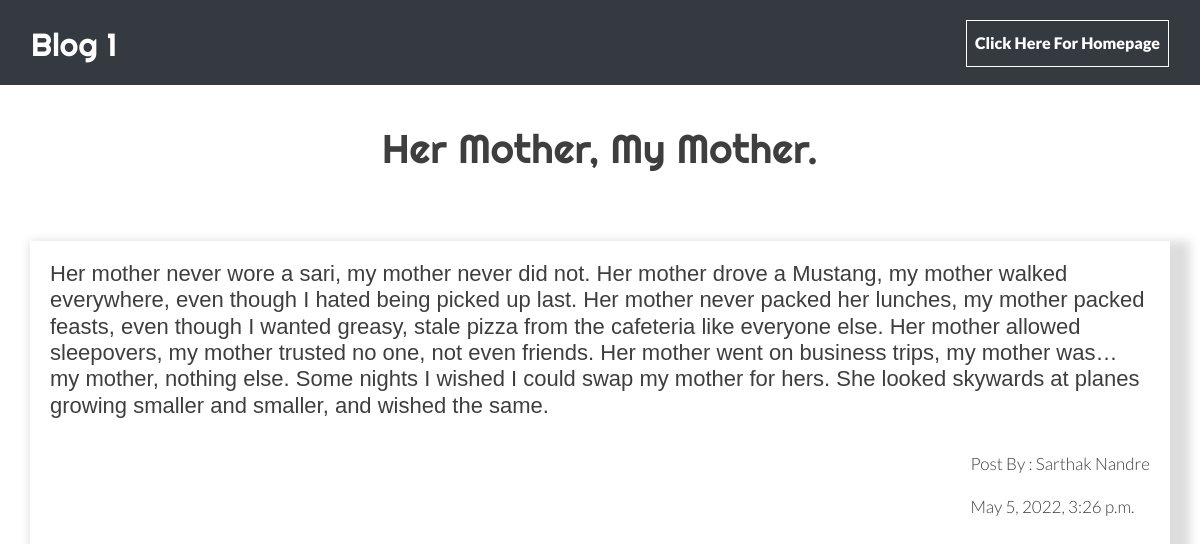
/posts/1, run on the app's committed database.
### posts/models.py (models this page shows)
class Posts(models.Model):
    title = models.CharField(max_length=100)
    content = models.CharField(max_length=1000)
    dt = models.DateTimeField(default=datetime.now, blank=True)

### posts/views.py (the view)
# urls.py: path('posts/<str:pk>', views.post, name='posts'),
def post(request, pk):
    posts = Posts.objects.get(id=pk)
    return render(request, 'posts.html', {'posts': posts})

### template/posts.html (shortened to what this page needs)
{% load static %}
<!DOCTYPE html>
   <head>
      <link rel="stylesheet" href="{% static 'css/bootstrap.min.css' %}">
      <link rel="stylesheet" href="{% static 'css/style.css' %}">
   </head>
   <body class="main-layout">
      <div class="navx">
         <nav class="navbar navbar-expand-lg navbar-dark  bg-dark">
            <div class="container-fluid">
            <h2>Blog {{posts.id}}</h2>
               <ul class="navbar-nav me-auto mb-2 mb-lg-0">
                  <li class="nav-li">
                     <a class="nav-link active" href="/">Click Here For Homepage</a>
                  </li>
               </ul>
            </div>
         </nav>
      </div>
      <div class="blog_main">
         <div class="container">
            <div class="row">
               <div class="col-md-12">
                  <div class="titlepage padd">
                     <h1>{{posts.title}}</h1>
                  </div>
               </div>
            </div>
            <div class="row">
                  <div class="our_text_box three_box">
                     <div class="post_box d_flex padding_top3">
                        <h5>{{posts.content}}</h5>
                        <br><br><br><br><hr>
                        <div class="post_box padding_bottom1">
                           <p class="flot_left1">Post By : Sarthak Nandre</p>
                           <p class="flot_left1">{{posts.dt}}</p>
                        </div>
                     </div>
                  </div>
            </div>
         </div>
      </div>
      <br>
      <br><br>
      <br>
   </body>
</html>

### static/css/style.css (style rules this page uses)
body { color: #3e3e3e; font-size: 14px; font-family: 'Lato', sans-serif; line-height: 1.80857; font-weight: normal; }
.navbar { color:white; padding-top: 20px; }
h1,h2,h3,h4,h6 { font-family: 'Righteous', cursive; }
h5 { font-family: Arial, Helvetica, sans-serif; font-size: 22px; }
ul,li,ol { margin: 0px; padding: 0px; list-style: none; }
a { text-decoration: none; color:#3e3e3e; }
.padd { padding-top: 10px; padding-bottom: 0px; }
p { margin: 0px; font-weight: 300; font-size: 17px; line-height: 28px; }
.nav-li { border: solid 1px white; font-size:16px; margin-bottom: 10px; font-weight: 800; }
.titlepage { text-align: center; padding-bottom: 60px; }
.d_flex { display: flex; align-items: center; flex-wrap: wrap; }
.three_box { padding: 20px 20px; box-shadow: #ddd 10px 10px 10px 10px; }
.three_box p { padding-bottom: 0px; padding-top: 15px; }
.blog_main { padding-top: 30px; }

### data on the page
Posts: id "1", title "Her Mother, My Mother.", content "Her mother never wore a sari, my mother never did not. Her mother drove a Mustang, my mother walked everywhere, even though I hated being picked up last. Her mother never packed her lunches, my mother packed feasts, even though I wanted greasy, stale pizza from the cafeteria like everyone else. Her mother allowed sleepovers, my mother trusted no one, not even friends. Her mother went on business trips, my mother was… my mother, nothing else. Some nights I wished I could swap my mother for hers. She looked skywards at planes growing smaller and smaller, and wished the same.", dt "May 5, 2022, 3:26 p.m."
